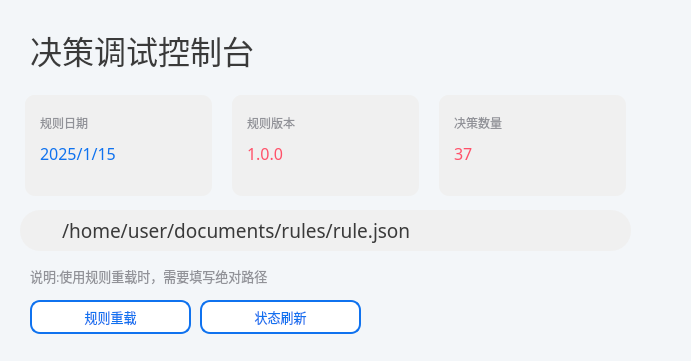
   <widget class="QWidget" name="DEBUG" native="true">
    <property name="geometry">
     <rect>
      <x>850</x>
      <y>20</y>
      <width>691</width>
      <height>361</height>
     </rect>
    </property>
    <property name="sizePolicy">
     <sizepolicy hsizetype="Expanding" vsizetype="Expanding">
      <horstretch>0</horstretch>
      <verstretch>0</verstretch>
     </sizepolicy>
    </property>
    <property name="layoutDirection">
     <enum>Qt::LeftToRight</enum>
    </property>
    <property name="styleSheet">
     <string notr="true">background-color: rgb(243, 246, 249);
border-radius: 25px;
</string>
    </property>
    <widget class="QLabel" name="DEBUG_TITLE">
     <property name="geometry">
      <rect>
       <x>30</x>
       <y>20</y>
       <width>280</width>
       <height>60</height>
      </rect>
     </property>
     <property name="sizePolicy">
      <sizepolicy hsizetype="Preferred" vsizetype="Fixed">
       <horstretch>0</horstretch>
       <verstretch>0</verstretch>
      </sizepolicy>
     </property>
     <property name="font">
      <font>
       <family>文泉驿微米黑</family>
       <pointsize>24</pointsize>
      </font>
     </property>
     <property name="styleSheet">
      <string notr="true">color: rgb(58, 58, 58);</string>
     </property>
     <property name="text">
      <string>决策调试控制台</string>
     </property>
    </widget>
    <widget class="QWidget" name="horizontalLayoutWidget_8">
     <property name="geometry">
      <rect>
       <x>20</x>
       <y>90</y>
       <width>611</width>
       <height>111</height>
      </rect>
     </property>
     <layout class="QHBoxLayout" name="rules_QH">
      <property name="spacing">
       <number>20</number>
      </property>
      <property name="leftMargin">
       <number>5</number>
      </property>
      <property name="topMargin">
       <number>5</number>
      </property>
      <property name="rightMargin">
       <number>5</number>
      </property>
      <property name="bottomMargin">
       <number>5</number>
      </property>
      <item>
       <widget class="QWidget" name="rules_date_QW" native="true">
        <property name="styleSheet">
         <string notr="true">background-color: rgb(240, 240, 240);
border-radius: 10px;
</string>
        </property>
        <widget class="QWidget" name="verticalLayoutWidget_12">
         <property name="geometry">
          <rect>
           <x>0</x>
           <y>0</y>
           <width>161</width>
           <height>91</height>
          </rect>
         </property>
         <layout class="QVBoxLayout" name="rules_date_QV">
          <property name="leftMargin">
           <number>15</number>
          </property>
          <property name="topMargin">
           <number>15</number>
          </property>
          <property name="rightMargin">
           <number>15</number>
          </property>
          <property name="bottomMargin">
           <number>15</number>
          </property>
          <item>
           <widget class="QLabel" name="rules_date_title">
            <property name="sizePolicy">
             <sizepolicy hsizetype="Preferred" vsizetype="Fixed">
              <horstretch>0</horstretch>
              <verstretch>0</verstretch>
             </sizepolicy>
            </property>
            <property name="font">
             <font>
              <family>黑体</family>
              <pointsize>9</pointsize>
             </font>
            </property>
            <property name="styleSheet">
             <string notr="true">color: rgb(145, 146, 152);</string>
            </property>
            <property name="text">
             <string>规则日期</string>
            </property>
           </widget>
          </item>
          <item>
           <widget class="QLabel" name="rules_date_state">
            <property name="sizePolicy">
             <sizepolicy hsizetype="Preferred" vsizetype="Fixed">
              <horstretch>0</horstretch>
              <verstretch>0</verstretch>
             </sizepolicy>
            </property>
            <property name="font">
             <font>
              <family>黑体</family>
              <pointsize>12</pointsize>
              <underline>false</underline>
             </font>
            </property>
            <property name="styleSheet">
             <string notr="true">color: rgb(15, 114, 239);</string>
            </property>
            <property name="text">
             <string>2025/1/15</string>
            </property>
           </widget>
          </item>
         </layout>
        </widget>
       </widget>
      </item>
      <item>
       <widget class="QWidget" name="rules_version_QW" native="true">
        <property name="styleSheet">
         <string notr="true">background-color: rgb(240, 240, 240);
border-radius: 10px;
</string>
        </property>
        <widget class="QWidget" name="verticalLayoutWidget_13">
         <property name="geometry">
          <rect>
           <x>0</x>
           <y>0</y>
           <width>161</width>
           <height>91</height>
          </rect>
         </property>
         <layout class="QVBoxLayout" name="rules_version_QV">
          <property name="leftMargin">
           <number>15</number>
          </property>
          <property name="topMargin">
           <number>15</number>
          </property>
          <property name="rightMargin">
           <number>15</number>
          </property>
          <property name="bottomMargin">
           <number>15</number>
          </property>
          <item>
           <widget class="QLabel" name="rules_version_title">
            <property name="sizePolicy">
             <sizepolicy hsizetype="Preferred" vsizetype="Fixed">
              <horstretch>0</horstretch>
              <verstretch>0</verstretch>
             </sizepolicy>
            </property>
            <property name="font">
             <font>
              <family>黑体</family>
              <pointsize>9</pointsize>
             </font>
            </property>
            <property name="styleSheet">
             <string notr="true">color: rgb(145, 146, 152);</string>
            </property>
            <property name="text">
             <string>规则版本</string>
            </property>
           </widget>
          </item>
          <item>
           <widget class="QLabel" name="rules_version_state">
            <property name="sizePolicy">
             <sizepolicy hsizetype="Preferred" vsizetype="Fixed">
              <horstretch>0</horstretch>
              <verstretch>0</verstretch>
             </sizepolicy>
            </property>
            <property name="font">
             <font>
              <family>黑体</family>
              <pointsize>12</pointsize>
              <underline>false</underline>
             </font>
            </property>
            <property name="styleSheet">
             <string notr="true">color: rgb(255, 81, 105);</string>
            </property>
            <property name="text">
             <string>1.0.0</string>
            </property>
           </widget>
          </item>
         </layout>
        </widget>
       </widget>
      </item>
      <item>
       <widget class="QWidget" name="rules_nums_QW" native="true">
        <property name="styleSheet">
         <string notr="true">background-color: rgb(240, 240, 240);
border-radius: 10px;
</string>
        </property>
        <widget class="QWidget" name="verticalLayoutWidget_14">
         <property name="geometry">
          <rect>
           <x>0</x>
           <y>0</y>
           <width>161</width>
           <height>91</height>
          </rect>
         </property>
         <layout class="QVBoxLayout" name="rules_nums_QV">
          <property name="leftMargin">
           <number>15</number>
          </property>
          <property name="topMargin">
           <number>15</number>
          </property>
          <property name="rightMargin">
           <number>15</number>
          </property>
          <property name="bottomMargin">
           <number>15</number>
          </property>
          <item>
           <widget class="QLabel" name="rules_nums_title">
            <property name="sizePolicy">
             <sizepolicy hsizetype="Preferred" vsizetype="Fixed">
              <horstretch>0</horstretch>
              <verstretch>0</verstretch>
             </sizepolicy>
            </property>
            <property name="font">
             <font>
              <family>黑体</family>
              <pointsize>9</pointsize>
             </font>
            </property>
            <property name="styleSheet">
             <string notr="true">color: rgb(145, 146, 152);</string>
            </property>
            <property name="text">
             <string>决策数量</string>
            </property>
           </widget>
          </item>
          <item>
           <widget class="QLabel" name="rules_nums_value">
            <property name="sizePolicy">
             <sizepolicy hsizetype="Preferred" vsizetype="Fixed">
              <horstretch>0</horstretch>
              <verstretch>0</verstretch>
             </sizepolicy>
            </property>
            <property name="font">
             <font>
              <family>黑体</family>
              <pointsize>12</pointsize>
              <underline>false</underline>
             </font>
            </property>
            <property name="styleSheet">
             <string notr="true">color: rgb(255, 81, 105);</string>
            </property>
            <property name="text">
             <string>37</string>
            </property>
           </widget>
          </item>
         </layout>
        </widget>
       </widget>
      </item>
     </layout>
    </widget>
    <widget class="QLineEdit" name="rules_path_QL">
     <property name="geometry">
      <rect>
       <x>20</x>
       <y>210</y>
       <width>611</width>
       <height>41</height>
      </rect>
     </property>
     <property name="font">
      <font>
       <family>文泉驿微米黑</family>
       <pointsize>14</pointsize>
       <weight>50</weight>
       <bold>false</bold>
      </font>
     </property>
     <property name="styleSheet">
      <string notr="true">QLineEdit {
    border: none; /* 隐藏原始边框 */
    background-color: rgb(240, 240, 240); /* 背景颜色 */
    color: rgb(58, 58, 58); /* 字体颜色 */
    border-radius: 20px; /* 圆角半径 */
    padding: 0px 40px; /* 向外扩展 40 像素空间 */
    height: 30px; /* 设置控件高度 */
    margin: 0; /* 防止额外的外边距 */
}

QLineEdit::focus {
    outline: 2px solid rgb(0, 193, 139); /* 焦点状态的边框 */
    background-color: rgb(250, 250, 250); /* 焦点状态的背景颜色 */
}
</string>
     </property>
     <property name="text">
      <string>/home/user/documents/rules/rule.json</string>
     </property>
    </widget>
    <widget class="QPushButton" name="refresh_rules_QP">
     <property name="geometry">
      <rect>
       <x>200</x>
       <y>300</y>
       <width>161</width>
       <height>34</height>
      </rect>
     </property>
     <property name="font">
      <font>
       <family>文泉驿微米黑</family>
       <pointsize>10</pointsize>
      </font>
     </property>
     <property name="styleSheet">
      <string notr="true">QPushButton {
    border-radius: 10px; /* 圆角半径 */
    border: 2px solid rgb(15, 114, 239); /* 默认边框颜色 */
    background-color: white; /* 默认背景颜色 */
    color: rgb(15, 114, 239); /* 默认文字颜色 */
    padding: 5px 10px; /* 内边距，调整按钮内容位置 */
}

QPushButton:hover {
    background-color: rgb(127, 176, 255); /* 鼠标悬停时背景颜色 */
    color: rgb(15, 114, 239);; /* 悬停时文字颜色 */
    border-color: rgb(15, 114, 239);; /* 悬停时边框颜色 */
}

QPushButton:pressed {
    background-color: rgb(15, 114, 239); /* 按下时背景颜色 */
    color: white; /* 按下时文字颜色 */
    border-color: rgb(15, 114, 239); /* 按下时边框颜色 */
}
</string>
     </property>
     <property name="text">
      <string>状态刷新</string>
     </property>
    </widget>
    <widget class="QPushButton" name="reload_rules_QP">
     <property name="geometry">
      <rect>
       <x>30</x>
       <y>300</y>
       <width>161</width>
       <height>34</height>
      </rect>
     </property>
     <property name="font">
      <font>
       <family>文泉驿微米黑</family>
       <pointsize>10</pointsize>
      </font>
     </property>
     <property name="styleSheet">
      <string notr="true">QPushButton {
    border-radius: 10px; /* 圆角半径 */
    border: 2px solid rgb(15, 114, 239); /* 默认边框颜色 */
    background-color: white; /* 默认背景颜色 */
    color: rgb(15, 114, 239); /* 默认文字颜色 */
    padding: 5px 10px; /* 内边距，调整按钮内容位置 */
}

QPushButton:hover {
    background-color: rgb(127, 176, 255); /* 鼠标悬停时背景颜色 */
    color: rgb(15, 114, 239);; /* 悬停时文字颜色 */
    border-color: rgb(15, 114, 239);; /* 悬停时边框颜色 */
}

QPushButton:pressed {
    background-color: rgb(15, 114, 239); /* 按下时背景颜色 */
    color: white; /* 按下时文字颜色 */
    border-color: rgb(15, 114, 239); /* 按下时边框颜色 */
}
</string>
     </property>
     <property name="text">
      <string>规则重载</string>
     </property>
    </widget>
    <widget class="QLabel" name="rules_path_tips">
     <property name="geometry">
      <rect>
       <x>30</x>
       <y>260</y>
       <width>331</width>
       <height>31</height>
      </rect>
     </property>
     <property name="sizePolicy">
      <sizepolicy hsizetype="Preferred" vsizetype="Fixed">
       <horstretch>0</horstretch>
       <verstretch>0</verstretch>
      </sizepolicy>
     </property>
     <property name="font">
      <font>
       <family>文泉驿微米黑</family>
       <pointsize>10</pointsize>
      </font>
     </property>
     <property name="styleSheet">
      <string notr="true">color: rgb(145, 146, 152);</string>
     </property>
     <property name="text">
      <string>说明:使用规则重载时，需要填写绝对路径</string>
     </property>
    </widget>
   </widget>
